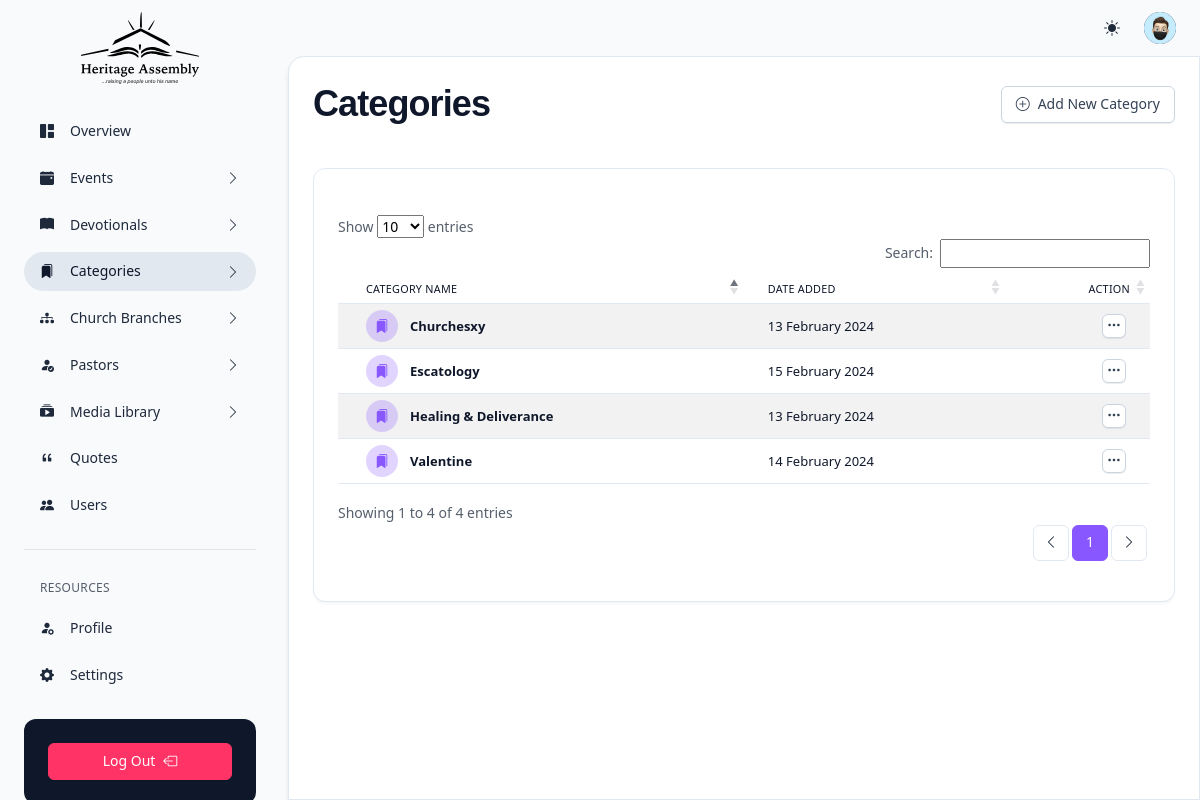
The app's page /categories.php (signed in) with its own data.
### tables this page shows
CREATE TABLE `tbl_categories` (
  `id` int(11) NOT NULL,
  `category` varchar(255) NOT NULL,
  `dateCreated` datetime DEFAULT current_timestamp()
);

### categories.php (the view, shortened to what this page needs)
<?php
    include "./components/header.php";
    require_once "./auth/delete.php";
?>
    <div class="d-flex flex-column flex-lg-row h-lg-100 gap-1">
        <?php include "./components/side-nav.php"; ?>
        <div class="flex-lg-fill overflow-x-auto ps-lg-1 vstack vh-lg-100 position-relative">
            <?php include "./components/topnav.php"; ?>
            <div class="flex-fill overflow-y-lg-auto scrollbar bg-body rounded-top-4 rounded-top-start-lg-4 rounded-top-end-lg-0 border-top border-lg shadow-2">
                <main class="container-fluid px-3 py-5 p-lg-6 p-xxl-8">
                    <div class="mb-6 mb-xl-10">
                        <div class="row g-3 align-items-center">
                            <div class="col">
                                <h1 class="ls-tight">Categories</h1>
                            </div>
                            <div class="col">
                                <div class="hstack justify-content-end">
                                    <a href="new-category" class="btn d-inline-flex btn-sm btn-neutral"><span class="pe-2"><i class="bi bi-plus-circle"></i></span> <span>Add New Category</span></a>
                                </div>
                            </div>
                        </div>
                    </div>
                    <div class="row g-3 g-xxl-6">
                        <div class="col-xxl-12">
                            <div class="vstack gap-3 gap-md-6">
                                <div class="card">
                                    <div class="card-body pb-0">
                                        <div class="table-responsive mb-10 mt-5">
                                            <table id="categories" class="table table-hover table-striped table-sm table-nowrap">
                                                <thead>
                                                    <tr>
                                                        <th scope="col">
                                                            <div class="d-flex align-items-center gap-2 ps-1">
                                                                <span>Category Name</span>
                                                            </div>
                                                        </th>
                                                        <th scope="col">Date Added</th>
                                                        <th scope="col" class="d-none text-end d-xl-table-cell">Action</th>
                                                    </tr>
                                                </thead>
                                                <tbody>
                                                    <?php
                                                    $select_query = "SELECT * FROM tbl_categories ORDER BY dateCreated ASC";
                                                        $result = mysqli_query($conn, $select_query);
                                                        if (mysqli_num_rows($result) > 0) {
                                                            while($row = mysqli_fetch_assoc($result)) {
                                                                $category = $row['category'];
                                                                $dateCreated = $row['dateCreated'];
                                                                $date = strtotime($dateCreated);
                                                    ?>
                                                    <tr>
                                                        <td>
                                                            <div class="d-flex align-items-center gap-3 ps-1">
                                                                <div class="d-xl-inline-flex icon icon-shape w-rem-8 h-rem-8 rounded-circle text-sm bg-primary bg-opacity-25 text-primary"><i class="bi bi-bookmarks-fill"></i></div>
                                                                <div><span class="d-block text-heading fw-bold"><?php echo $category; ?></span></div>
                                                            </div>
                                                        </td>
                                                        <td><?php echo date('j F Y', $date); ?></td>
                                                        <td class="text-end">
                                                            <div class="dropdown">
                                                            <button type="button" class="btn btn-sm btn-square btn-neutral w-rem-6 h-rem-6" data-bs-toggle="dropdown" aria-haspopup="false" aria-expanded="false"><i class="bi bi-three-dots"></i></button>
                                                            </div>
                                                        </td>
                                                    </tr>
                                                    <?php
                                                            }
                                                        }
                                                    ?>
                                                </tbody>
                                            </table>
                                        </div>
                                    </div>
                                </div>
                            </div>
                        </div>
                    </div>
                </main>
            </div>
        </div>
    </div>
<?php
include "./components/footer.php";
?>

### assets/css/utility.css (style rules this page uses)
[class*=shadow] { transition: all .15s ease-in-out }
.overflow-x-auto { overflow-x: auto!important }
.d-block { display: block!important }
.d-flex { display: flex!important }
.d-inline-flex { display: inline-flex!important }
.d-none { display: none!important }
.shadow-2 { box-shadow: 0 6px 6px -1px rgba(10,22,70,.1),0 0 1px rgba(10,22,70,.06)!important }
.position-relative { position: relative!important }
.border-top { border-top: var(--x-border-width)var(--x-border-style)var(--x-border-color)!important }
.flex-fill { flex: auto!important }
.flex-column { flex-direction: column!important }
.justify-content-end { justify-content: flex-end!important }
.align-items-center { align-items: center!important }
.mt-5 { margin-top: 1.25rem!important }
.mb-6 { margin-bottom: 1.5rem!important }
.mb-10 { margin-bottom: 2.5rem!important }
.px-3 { padding-left: .75rem!important; padding-right: .75rem!important }
.py-5 { padding-top: 1.25rem!important; padding-bottom: 1.25rem!important }
.pe-2 { padding-right: .5rem!important }
.pb-0 { padding-bottom: 0!important }
.ps-1 { padding-left: .25rem!important }
.gap-1 { gap: .25rem!important }
.gap-2 { gap: .5rem!important }
.gap-3 { gap: .75rem!important }
.fw-bold { font-weight: 600!important }
.text-end { text-align: right!important }
.text-primary,.text-primary-hover:hover { --x-text-opacity: 1; color: rgba(var(--x-primary-rgb),var(--x-text-opacity))!important }
.text-heading { --x-text-opacity: 1; color: var(--x-heading-color)!important }
.bg-primary,.bg-primary-hover:hover { --x-bg-opacity: 1; background-color: rgba(var(--x-primary-rgb),var(--x-bg-opacity))!important }
.bg-body { --x-bg-opacity: 1; background-color: rgba(var(--x-body-bg-rgb),var(--x-bg-opacity))!important }
.bg-body-tertiary { --x-bg-opacity: 1; background-color: rgba(var(--x-tertiary-bg-rgb),var(--x-bg-opacity))!important }
.bg-opacity-25 { --x-bg-opacity: .25 }
.rounded-circle { border-radius: 50%!important }
.rounded-top-4 { border-top-left-radius: 1rem!important; border-top-right-radius: 1rem!important }
.text-sm { font-size: .875rem!important }
.ls-tight { letter-spacing: -.025em!important }
.w-rem-6 { width: 1.5rem!important }
.w-rem-8 { width: 2rem!important }
.h-rem-6 { height: 1.5rem!important }
.h-rem-8 { height: 2rem!important }
@media (min-width: 768px) { .gap-md-6 { gap: 1.5rem!important } }
@media (min-width: 992px) { .overflow-y-lg-auto { overflow-y:auto!important } }
@media (min-width: 992px) { .border-lg { border: var(--x-border-width)var(--x-border-style)var(--x-border-color)!important } }
@media (min-width: 992px) { .h-lg-100 { height: 100%!important } }
@media (min-width: 992px) { .vh-lg-100 { height: 100vh!important } }
@media (min-width: 992px) { .flex-lg-fill { flex: auto!important } }
@media (min-width: 992px) { .flex-lg-row { flex-direction: row!important } }
@media (min-width: 992px) { .p-lg-6 { padding: 1.5rem!important } }
@media (min-width: 992px) { .ps-lg-1 { padding-left: .25rem!important } }
@media (min-width: 992px) { .rounded-top-start-lg-4 { border-top-left-radius: 1rem!important } }
@media (min-width: 992px) { .rounded-top-end-lg-0 { border-top-right-radius: 0!important } }
@media (min-width: 1200px) { .d-xl-table-cell { display:table-cell!important } }
@media (min-width: 1200px) { .d-xl-inline-flex { display: inline-flex!important } }
@media (min-width: 1200px) { .mb-xl-10 { margin-bottom: 2.5rem!important } }

### records on screen
tbl_categories: category "Healing & Deliverance", dateCreated "13 February 2024"
tbl_categories: category "Churchesxy", dateCreated "13 February 2024"
tbl_categories: category "Valentine", dateCreated "14 February 2024"
tbl_categories: category "Escatology", dateCreated "15 February 2024"
